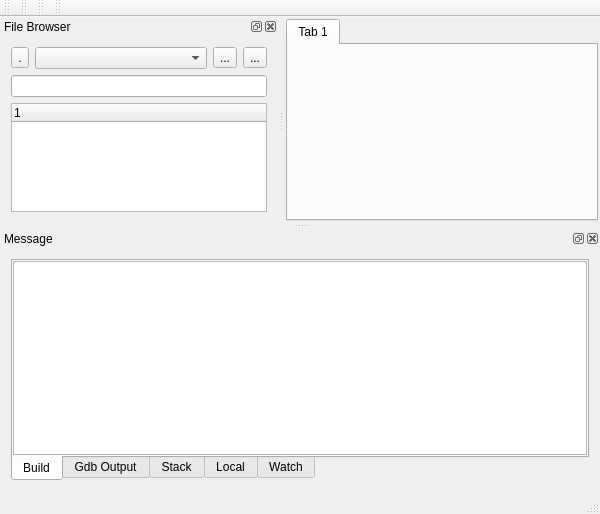
<?xml version="1.0" encoding="UTF-8"?>
<ui version="4.0">
 <class>MainWindow</class>
 <widget class="QMainWindow" name="MainWindow">
  <property name="geometry">
   <rect>
    <x>0</x>
    <y>0</y>
    <width>600</width>
    <height>514</height>
   </rect>
  </property>
  <property name="windowTitle">
   <string>MainWindow</string>
  </property>
  <widget class="QWidget" name="centralWidget">
   <layout class="QGridLayout" name="gridLayout">
    <property name="leftMargin">
     <number>2</number>
    </property>
    <property name="topMargin">
     <number>2</number>
    </property>
    <property name="rightMargin">
     <number>2</number>
    </property>
    <property name="bottomMargin">
     <number>2</number>
    </property>
    <property name="spacing">
     <number>2</number>
    </property>
    <item row="0" column="0">
     <widget class="QTabWidget" name="editorTabWidget">
      <widget class="QWidget" name="editorLayoutWidget">
       <attribute name="title">
        <string>Tab 1</string>
       </attribute>
       <layout class="QVBoxLayout" name="verticalLayout_3">
        <property name="leftMargin">
         <number>0</number>
        </property>
        <property name="topMargin">
         <number>0</number>
        </property>
        <property name="rightMargin">
         <number>0</number>
        </property>
        <property name="bottomMargin">
         <number>0</number>
        </property>
        <item>
         <layout class="QVBoxLayout" name="editorLayout">
          <property name="spacing">
           <number>0</number>
          </property>
         </layout>
        </item>
       </layout>
      </widget>
     </widget>
    </item>
   </layout>
  </widget>
  <widget class="QMenuBar" name="topMenuBar">
   <property name="geometry">
    <rect>
     <x>0</x>
     <y>0</y>
     <width>600</width>
     <height>23</height>
    </rect>
   </property>
  </widget>
  <widget class="QStatusBar" name="statusBar"/>
  <widget class="QDockWidget" name="dockFileBrowser">
   <property name="windowTitle">
    <string>File Browser</string>
   </property>
   <attribute name="dockWidgetArea">
    <number>1</number>
   </attribute>
   <widget class="QWidget" name="dockWidgetContents">
    <layout class="QVBoxLayout" name="verticalLayout">
     <item>
      <layout class="QHBoxLayout" name="horizontalLayout_7">
       <item>
        <widget class="QToolButton" name="toolButton">
         <property name="text">
          <string>.</string>
         </property>
        </widget>
       </item>
       <item>
        <widget class="QComboBox" name="comboBox"/>
       </item>
       <item>
        <widget class="QToolButton" name="toolButton_3">
         <property name="text">
          <string>...</string>
         </property>
        </widget>
       </item>
       <item>
        <widget class="QToolButton" name="toolButton_2">
         <property name="text">
          <string>...</string>
         </property>
        </widget>
       </item>
      </layout>
     </item>
     <item>
      <widget class="QLineEdit" name="lineEdit"/>
     </item>
     <item>
      <widget class="QTreeWidget" name="treeWidget">
       <column>
        <property name="text">
         <string/>
        </property>
       </column>
      </widget>
     </item>
    </layout>
   </widget>
  </widget>
  <widget class="QDockWidget" name="dockMessage">
   <property name="windowTitle">
    <string>Message</string>
   </property>
   <attribute name="dockWidgetArea">
    <number>8</number>
   </attribute>
   <widget class="QWidget" name="dockWidgetContents_2">
    <layout class="QHBoxLayout" name="horizontalLayout">
     <item>
      <widget class="QTabWidget" name="messageTabWidget">
       <property name="tabPosition">
        <enum>QTabWidget::South</enum>
       </property>
       <property name="currentIndex">
        <number>0</number>
       </property>
       <widget class="QWidget" name="tab">
        <attribute name="title">
         <string>Build</string>
        </attribute>
        <layout class="QHBoxLayout" name="horizontalLayout_2">
         <property name="spacing">
          <number>0</number>
         </property>
         <property name="leftMargin">
          <number>0</number>
         </property>
         <property name="topMargin">
          <number>0</number>
         </property>
         <property name="rightMargin">
          <number>0</number>
         </property>
         <property name="bottomMargin">
          <number>0</number>
         </property>
         <item>
          <widget class="QTextBrowser" name="buildBrowser"/>
         </item>
        </layout>
       </widget>
       <widget class="QWidget" name="tab_2">
        <attribute name="title">
         <string>Gdb Output</string>
        </attribute>
        <layout class="QHBoxLayout" name="horizontalLayout_3">
         <property name="spacing">
          <number>0</number>
         </property>
         <property name="leftMargin">
          <number>0</number>
         </property>
         <property name="topMargin">
          <number>0</number>
         </property>
         <property name="rightMargin">
          <number>0</number>
         </property>
         <property name="bottomMargin">
          <number>0</number>
         </property>
         <item>
          <widget class="QTextBrowser" name="textBrowser_5"/>
         </item>
        </layout>
       </widget>
       <widget class="QWidget" name="tab_3">
        <attribute name="title">
         <string>Stack</string>
        </attribute>
        <layout class="QHBoxLayout" name="horizontalLayout_4">
         <property name="spacing">
          <number>0</number>
         </property>
         <property name="leftMargin">
          <number>0</number>
         </property>
         <property name="topMargin">
          <number>0</number>
         </property>
         <property name="rightMargin">
          <number>0</number>
         </property>
         <property name="bottomMargin">
          <number>0</number>
         </property>
         <item>
          <widget class="QTextBrowser" name="textBrowser_4"/>
         </item>
        </layout>
       </widget>
       <widget class="QWidget" name="tab_4">
        <attribute name="title">
         <string>Local</string>
        </attribute>
        <layout class="QHBoxLayout" name="horizontalLayout_5">
         <property name="spacing">
          <number>0</number>
         </property>
         <property name="leftMargin">
          <number>0</number>
         </property>
         <property name="topMargin">
          <number>0</number>
         </property>
         <property name="rightMargin">
          <number>0</number>
         </property>
         <property name="bottomMargin">
          <number>0</number>
         </property>
         <item>
          <widget class="QTextBrowser" name="textBrowser_3"/>
         </item>
        </layout>
       </widget>
       <widget class="QWidget" name="tab_5">
        <attribute name="title">
         <string>Watch</string>
        </attribute>
        <layout class="QHBoxLayout" name="horizontalLayout_6">
         <property name="spacing">
          <number>0</number>
         </property>
         <property name="leftMargin">
          <number>0</number>
         </property>
         <property name="topMargin">
          <number>0</number>
         </property>
         <property name="rightMargin">
          <number>0</number>
         </property>
         <property name="bottomMargin">
          <number>0</number>
         </property>
         <item>
          <widget class="QTextBrowser" name="textBrowser_2"/>
         </item>
        </layout>
       </widget>
      </widget>
     </item>
    </layout>
   </widget>
  </widget>
  <widget class="QToolBar" name="fileToolBar">
   <property name="windowTitle">
    <string>toolBar</string>
   </property>
   <attribute name="toolBarArea">
    <enum>TopToolBarArea</enum>
   </attribute>
   <attribute name="toolBarBreak">
    <bool>false</bool>
   </attribute>
  </widget>
  <widget class="QToolBar" name="editToolBar">
   <property name="windowTitle">
    <string>toolBar</string>
   </property>
   <attribute name="toolBarArea">
    <enum>TopToolBarArea</enum>
   </attribute>
   <attribute name="toolBarBreak">
    <bool>false</bool>
   </attribute>
  </widget>
  <widget class="QToolBar" name="buildToolBar">
   <property name="windowTitle">
    <string>toolBar</string>
   </property>
   <attribute name="toolBarArea">
    <enum>TopToolBarArea</enum>
   </attribute>
   <attribute name="toolBarBreak">
    <bool>false</bool>
   </attribute>
  </widget>
  <widget class="QToolBar" name="debugToolBar">
   <property name="windowTitle">
    <string>toolBar</string>
   </property>
   <attribute name="toolBarArea">
    <enum>TopToolBarArea</enum>
   </attribute>
   <attribute name="toolBarBreak">
    <bool>false</bool>
   </attribute>
  </widget>
  <action name="actionNew">
   <property name="text">
    <string>New</string>
   </property>
  </action>
  <action name="actionOpen">
   <property name="text">
    <string>Open</string>
   </property>
  </action>
  <action name="actionSave">
   <property name="text">
    <string>Save</string>
   </property>
  </action>
  <action name="actionSave_As">
   <property name="text">
    <string>Save As</string>
   </property>
  </action>
  <action name="actionClose_File">
   <property name="text">
    <string>Close File</string>
   </property>
  </action>
  <action name="actionClose_All">
   <property name="text">
    <string>Close All</string>
   </property>
  </action>
  <action name="actionClose_Other">
   <property name="text">
    <string>Close Other</string>
   </property>
  </action>
  <action name="actionRecent_Files">
   <property name="text">
    <string>Recent Files</string>
   </property>
  </action>
  <action name="actionExit">
   <property name="text">
    <string>Exit</string>
   </property>
  </action>
  <action name="actionHelp">
   <property name="text">
    <string>Help...</string>
   </property>
  </action>
  <action name="actionAbout_CppCreator">
   <property name="text">
    <string>About CppCreator</string>
   </property>
  </action>
  <action name="actionAbout_Qt">
   <property name="text">
    <string>About BeaconFramework</string>
   </property>
  </action>
  <action name="actionAbout_Qt_2">
   <property name="text">
    <string>About Qt</string>
   </property>
  </action>
  <action name="actionUndo">
   <property name="text">
    <string>Undo</string>
   </property>
  </action>
  <action name="actionRedo">
   <property name="text">
    <string>Redo</string>
   </property>
  </action>
  <action name="actionSelect_All">
   <property name="text">
    <string>Select All</string>
   </property>
  </action>
  <action name="actionCopy">
   <property name="text">
    <string>Copy</string>
   </property>
  </action>
  <action name="actionCut">
   <property name="text">
    <string>Cut</string>
   </property>
  </action>
  <action name="actionPaste">
   <property name="text">
    <string>Paste</string>
   </property>
  </action>
  <action name="actionSearch">
   <property name="text">
    <string>Search</string>
   </property>
  </action>
  <action name="actionReplace">
   <property name="text">
    <string>Replace</string>
   </property>
  </action>
  <action name="actionNext">
   <property name="text">
    <string>Next</string>
   </property>
  </action>
  <action name="actionPrevious">
   <property name="text">
    <string>Previous</string>
   </property>
  </action>
  <action name="actionGo_To">
   <property name="text">
    <string>Go To</string>
   </property>
  </action>
  <action name="actionGo_to_Brace">
   <property name="text">
    <string>Go to Brace</string>
   </property>
  </action>
  <action name="actionSettings">
   <property name="text">
    <string>Settings</string>
   </property>
  </action>
  <action name="actionFile_Browser">
   <property name="text">
    <string>File Browser</string>
   </property>
  </action>
  <action name="actionMessage">
   <property name="text">
    <string>Message</string>
   </property>
  </action>
  <action name="actionCompile">
   <property name="text">
    <string>Compile</string>
   </property>
  </action>
  <action name="actionStop_Compile">
   <property name="text">
    <string>Stop Compile</string>
   </property>
  </action>
  <action name="actionExecute">
   <property name="text">
    <string>Execute</string>
   </property>
  </action>
  <action name="actionStop_Execute">
   <property name="text">
    <string>Stop Execute</string>
   </property>
  </action>
  <action name="actionStart">
   <property name="text">
    <string>Start</string>
   </property>
  </action>
  <action name="actionStop">
   <property name="text">
    <string>Stop</string>
   </property>
  </action>
  <action name="actionPause">
   <property name="text">
    <string>Pause</string>
   </property>
  </action>
  <action name="actionToggle_Breakpoint">
   <property name="text">
    <string>Toggle Breakpoint</string>
   </property>
  </action>
  <action name="actionStep_Over">
   <property name="text">
    <string>Step Over</string>
   </property>
  </action>
  <action name="actionStep_Into">
   <property name="text">
    <string>Step Into</string>
   </property>
  </action>
  <action name="actionStep_Out">
   <property name="text">
    <string>Step Out</string>
   </property>
  </action>
  <action name="actionRun_to_Cursor">
   <property name="text">
    <string>Run to Cursor</string>
   </property>
  </action>
  <action name="action_10">
   <property name="text">
    <string>中文</string>
   </property>
  </action>
  <action name="actionEnglish">
   <property name="text">
    <string>English</string>
   </property>
  </action>
  <action name="actions">
   <property name="checkable">
    <bool>true</bool>
   </property>
   <property name="checked">
    <bool>true</bool>
   </property>
   <property name="text">
    <string>s</string>
   </property>
  </action>
  <action name="actions_2">
   <property name="text">
    <string>s</string>
   </property>
  </action>
 </widget>
 <layoutdefault spacing="6" margin="11"/>
 <resources/>
 <connections/>
</ui>
